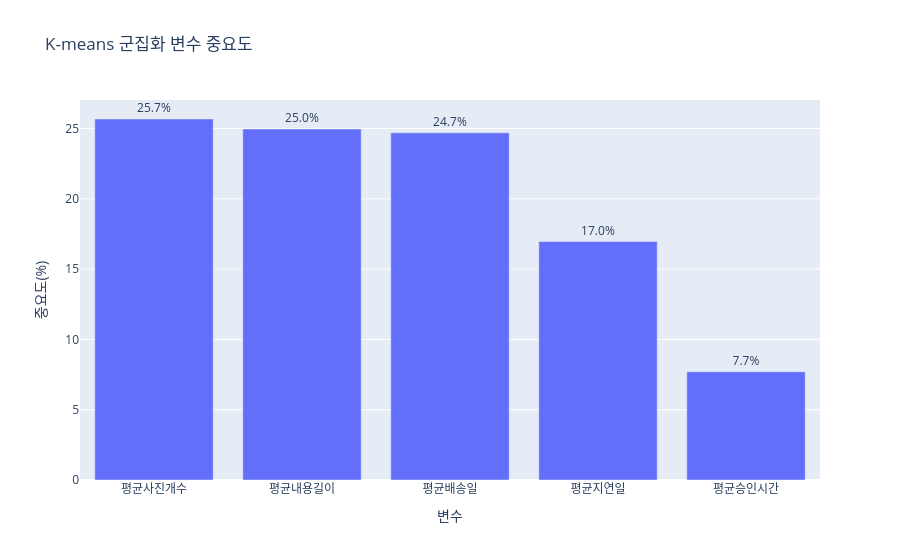

Source (notebook cell):
### Code cell
# 군집 중심값 추출 (표준화된 스케일)
centers_scaled = kmeans_final.cluster_centers_

# DataFrame으로 변환
centers_df = pd.DataFrame(
    centers_scaled,
    columns=vars,
    index=[f'Cluster {i}' for i in range(optimal_k)]
)

print("📍 군집 중심 (표준화된 값):")
print(centers_df.round(3))



def explain_cluster_assignment(seller_id, seller_data, kmeans_model, scaler, feature_columns):
    """
    특정 판매자가 왜 해당 군집에 배정되었는지 설명
    """
    # 판매자 데이터 추출
    seller = seller_data[seller_data['seller_id'] == seller_id]
    seller_features = seller[feature_columns].values[0]
    seller_cluster = seller['cluster'].values[0]
    
    # 표준화
    seller_scaled = scaler.transform([seller_features])[0]
    
    # 각 군집 중심까지 거리 계산
    centers = kmeans_model.cluster_centers_
    distances = {}
    
    for i, center in enumerate(centers):
        dist = np.sqrt(np.sum((seller_scaled - center) ** 2))
        distances[i] = dist
    
    # 결과 출력
    print(f"🔍 판매자 {seller_id} 분석")
    print(f"   배정된 군집: Cluster {seller_cluster}")
    print(f"\n📏 각 군집 중심까지의 거리:")
    
    for cluster_id, dist in sorted(distances.items(), key=lambda x: x[1]):
        marker = "✅ 배정됨" if cluster_id == seller_cluster else ""
        print(f"   Cluster {cluster_id}: {dist:.3f} {marker}")
    
    # 차원별 기여도 분석
    assigned_center = centers[seller_cluster]
    dim_contributions = (seller_scaled - assigned_center) ** 2
    
    print(f"\n📊 배정 이유 (차원별 기여도):")
    contributions_df = pd.DataFrame({
        '변수': feature_columns,
        '판매자값(표준화)': seller_scaled,
        '중심값(표준화)': assigned_center,
        '거리제곱': dim_contributions,
        '기여도(%)': dim_contributions / dim_contributions.sum() * 100
    })
    
    contributions_df = contributions_df.sort_values('기여도(%)', ascending=False)
    print(contributions_df.to_string(index=False))
    
    # 해석
    top_feature = contributions_df.iloc[0]['변수']
    top_contribution = contributions_df.iloc[0]['기여도(%)']
    
    print(f"\n💡 핵심 이유: '{top_feature}'가 이 군집과 가장 유사 (기여도 {top_contribution:.1f}%)")
    
    return contributions_df

# 사용 예시
explain_cluster_assignment(
    seller_id='da8622b14eb17ae2831f4ac5b9dab84a',  # 분석할 판매자 ID
    seller_data=filtered_seller,
    kmeans_model=kmeans_final,
    scaler=scaler,
    feature_columns=vars
)



def analyze_cluster_importance(kmeans_model, feature_columns):
    """
    어떤 변수가 군집 구분에 가장 중요했는지 분석
    """
    centers = kmeans_model.cluster_centers_
    
    # 군집 간 중심 거리 (변수별)
    # 중심들 간 표준편차 = 군집 분리에 얼마나 기여했는지
    
    importance = {}
    for i, feature in enumerate(feature_columns):
        # 각 변수 차원에서 군집 중심들의 표준편차
        center_values = centers[:, i]
        std = np.std(center_values)
        importance[feature] = std
    
    # 정규화 (합 = 100%)
    total = sum(importance.values())
    importance_pct = {k: v/total*100 for k, v in importance.items()}
    
    # DataFrame으로 정리
    importance_df = pd.DataFrame({
        '변수': importance_pct.keys(),
        '중요도(%)': importance_pct.values()
    }).sort_values('중요도(%)', ascending=False)
    
    print("📊 군집 구분에 중요한 변수 순위:")
    print(importance_df.to_string(index=False))
    
    # 시각화
    import plotly.express as px
    fig = px.bar(
        importance_df, 
        x='변수', 
        y='중요도(%)',
        title='K-means 군집화 변수 중요도',
        text='중요도(%)'
    )
    fig.update_traces(texttemplate='%{text:.1f}%', textposition='outside')
    fig.show()
    
    return importance_df

# 실행
importance_df = analyze_cluster_importance(kmeans_final, vars)

### Figure 1 — Plotly figure (JSON) as saved in the notebook; plotly's stock layout.template omitted (floating-point values rounded to 4 significant figures)
{"data": [{"hovertemplate": "변수=%{x}<br>중요도(%)=%{text}<extra></extra>", "legendgroup": "", "marker": {"color": "#636efa", "pattern": {"shape": ""}}, "name": "", "orientation": "v", "showlegend": false, "text": [25.68, 24.97, 24.69, 16.96, 7.703], "textposition": "outside", "texttemplate": "%{text:.1f}%", "type": "bar", "x": ["평균사진개수", "평균내용길이", "평균배송일", "평균지연일", "평균승인시간"], "xaxis": "x", "y": [25.68, 24.97, 24.69, 16.96, 7.703], "yaxis": "y"}], "layout": {"barmode": "relative", "legend": {"tracegroupgap": 0}, "title": {"text": "K-means 군집화 변수 중요도"}, "xaxis": {"anchor": "y", "domain": [0, 1], "title": {"text": "변수"}}, "yaxis": {"anchor": "x", "domain": [0, 1], "title": {"text": "중요도(%)"}}}}
